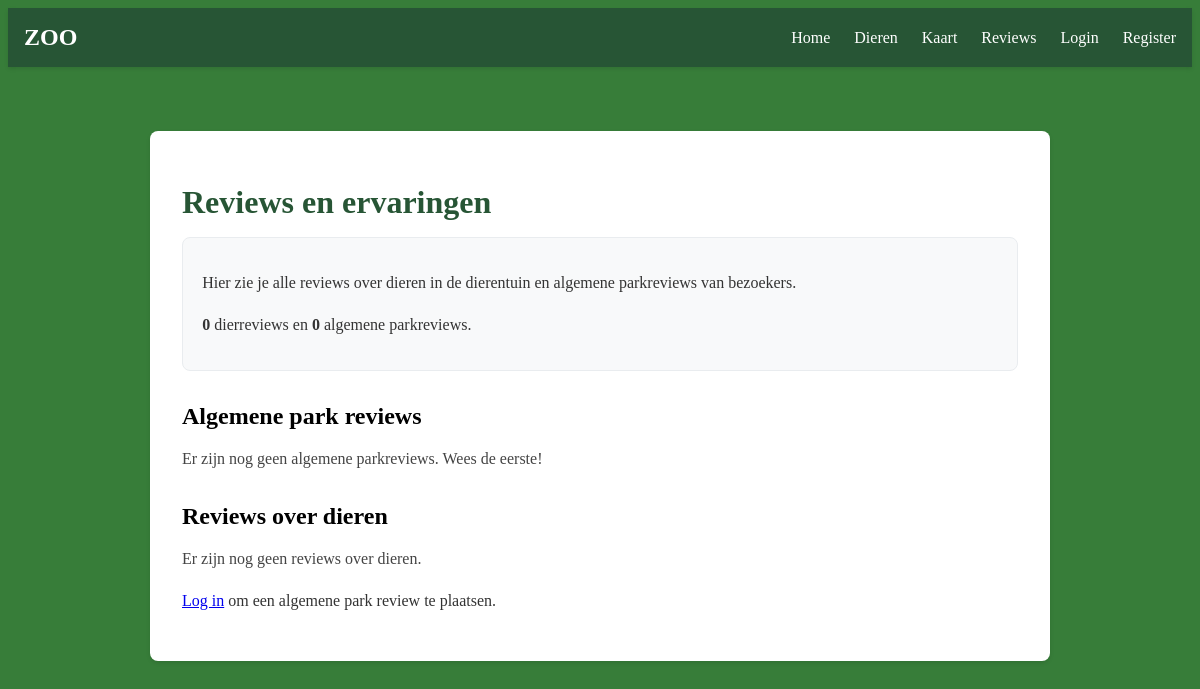
The app's page /reviews, older data.
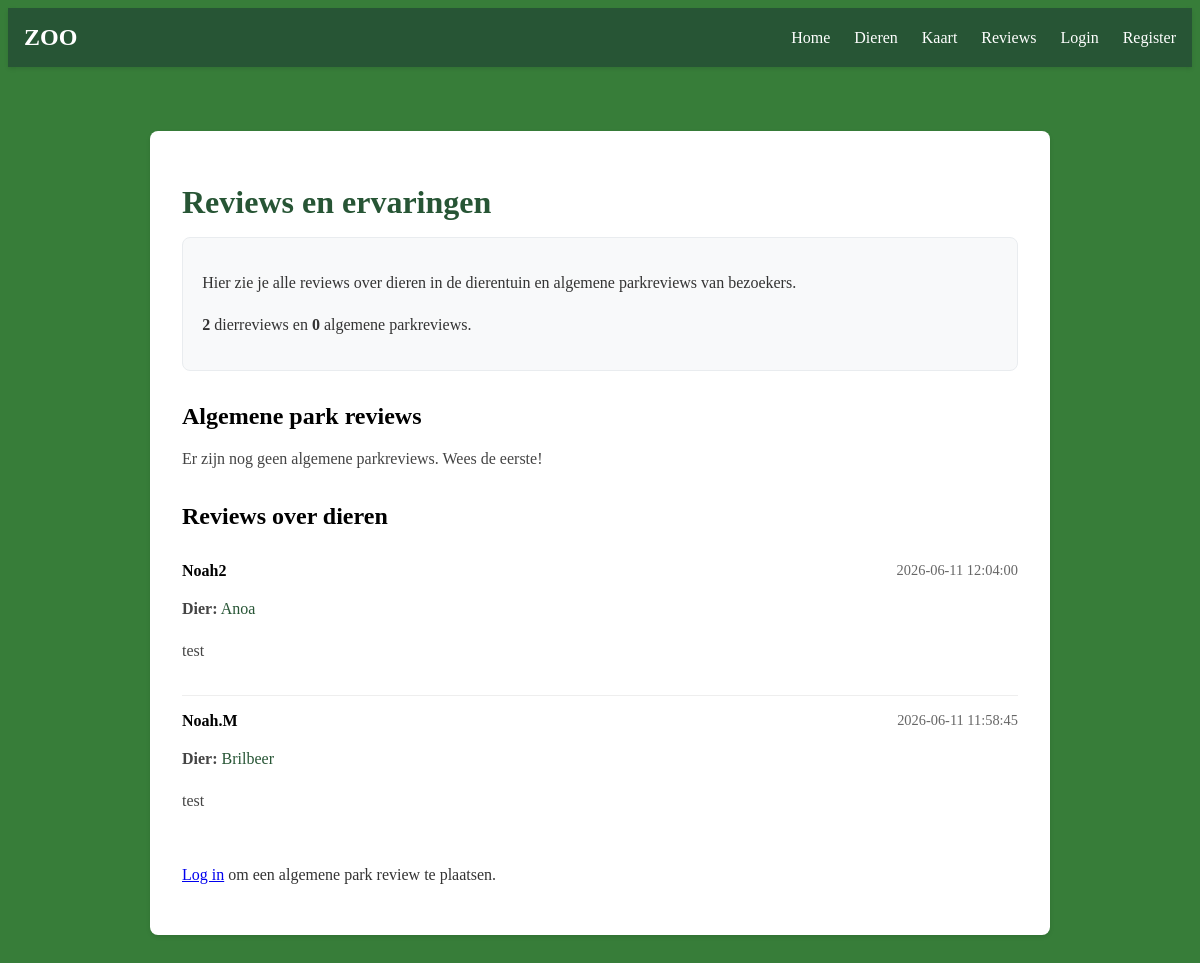
The same page, newer data.
### tables this page shows
CREATE TABLE REVIEWS (
        id INTEGER PRIMARY KEY AUTOINCREMENT,
        user_id INTEGER NOT NULL,
        dier_id INTEGER NOT NULL,
        review TEXT NOT NULL,
        created_at TEXT NOT NULL DEFAULT (datetime('now')),
        FOREIGN KEY (user_id) REFERENCES USERS(id),
        FOREIGN KEY (dier_id) REFERENCES DIEREN(id),
        UNIQUE(user_id, dier_id)
    );

CREATE TABLE USERS (
    id INTEGER PRIMARY KEY AUTOINCREMENT,
    username TEXT UNIQUE NOT NULL,
    password TEXT NOT NULL
);

CREATE TABLE DIEREN (id INTEGER PRIMARY KEY AUTOINCREMENT, naam TEXT, beschrijving TEXT, categorie TEXT, status TEXT, leefgebied TEXT, kenmerken TEXT);

### app.py (the view, shortened to what this page needs)
@app.route("/reviews", methods=["GET", "POST"])
def reviews():
    error = None
    animal_reviews = db.execute(
        "SELECT REVIEWS.id AS review_id, REVIEWS.review, REVIEWS.created_at, REVIEWS.user_id, USERS.username, DIEREN.naam AS dier_naam "
        "FROM REVIEWS "
        "JOIN USERS ON REVIEWS.user_id = USERS.id "
        "JOIN DIEREN ON REVIEWS.dier_id = DIEREN.id "
        "ORDER BY REVIEWS.created_at DESC"
    )
    park_reviews = db.execute(
        "SELECT PARK_REVIEWS.id AS review_id, PARK_REVIEWS.review, PARK_REVIEWS.created_at, PARK_REVIEWS.user_id, USERS.username "
        "FROM PARK_REVIEWS "
        "JOIN USERS ON PARK_REVIEWS.user_id = USERS.id "
        "ORDER BY PARK_REVIEWS.created_at DESC"
    )
    return render_template("reviews.html", animal_reviews=animal_reviews, park_reviews=park_reviews, error=error)

### templates/reviews.html (shortened to what this page needs)
{% extends "layout.html" %}
{% block content %}
<div class="dier-container">
    <div class="dier-content">
        <h1>Reviews en ervaringen</h1>
        <div class="reviews-summary">
            <p>Hier zie je alle reviews over dieren in de dierentuin en algemene parkreviews van bezoekers.</p>
            <p><strong>{{ animal_reviews | length }}</strong> dierreviews en <strong>{{ park_reviews | length }}</strong> algemene parkreviews.</p>
        </div>
        <section class="review-group">
            <h2>Algemene park reviews</h2>
            {% if park_reviews and park_reviews | length > 0 %}
                <ul class="review-list">
                    {% for review in park_reviews %}
                        <li class="review-item">
                            <div class="review-header">
                                <strong>{{ review.username }}</strong>
                                <span class="review-date">{{ review.created_at }}</span>
                            </div>
                            <p>{{ review.review }}</p>
                            {% if session.get('user_id') == review.user_id %}
                                <form method="post" action="/reviews/park/delete" class="review-delete-form">
                                    <input type="hidden" name="review_id" value="{{ review.review_id }}">
                                    <button type="submit" class="delete-review-button">Verwijder review</button>
                                </form>
                                <a href="/review/{{ review.review_id }}/edit" class="edit-review-link">Bewerk review</a>
                            {% endif %}
                        </li>
                    {% endfor %}
                </ul>
            {% else %}
                <p>Er zijn nog geen algemene parkreviews. Wees de eerste!</p>
            {% endif %}
        </section>
        <section class="review-group">
            <h2>Reviews over dieren</h2>
            {% if animal_reviews and animal_reviews | length > 0 %}
                <ul class="review-list">
                    {% for review in animal_reviews %}
                        <li class="review-item">
                            <div class="review-header">
                                <strong>{{ review.username }}</strong>
                                <span class="review-date">{{ review.created_at }}</span>
                            </div>
                            <p><strong>Dier:</strong> <a href="/dier/{{ review.dier_naam }}">{{ review.dier_naam }}</a></p>
                            <p>{{ review.review }}</p>
                        </li>
                    {% endfor %}
                </ul>
            {% else %}
                <p>Er zijn nog geen reviews over dieren.</p>
            {% endif %}
        </section>
        <div class="review-form-container">
            {% if session.get('user_id') %}
                <p>Ingelogd als <strong>{{ session.get('username') }}</strong></p>
                <h3>Laat een algemene park review achter</h3>
                {% if error %}
                    <p class="error">{{ error }}</p>
                {% endif %}
                <form method="post">
                    <textarea name="review" rows="5" placeholder="Vertel ons wat je van het park vindt..." required></textarea>
                    <button type="submit">Plaats algemene review</button>
                </form>
            {% else %}
                <p><a href="/login">Log in</a> om een algemene park review te plaatsen.</p>
            {% endif %}
        </div>
    </div>
</div>
{% endblock %}

### templates/layout.html (shortened to what this page needs)
<!DOCTYPE html>
<html lang="nl">
<head>
    <link rel="stylesheet" href="/static/style.css">
</head>
<body>
    <nav class="navbar">
        <div class="nav-container">
            <h2 class="nav-title">ZOO</h2>
            <div class="nav-links">
                <a href="/">Home</a>
                <a href="/Dieren">Dieren</a>
                <a href="/Kaart">Kaart</a>
                <a href="/reviews">Reviews</a>
                {% if session.get('username') %}
                    <a href="/profile" class="user-welcome">Welkom, {{ session['username'] }}!</a>
                    <a href="/logout" class="nav-logout">Logout</a>
                {% else %}
                    <a href="/login">Login</a>
                    <a href="/register">Register</a>
                {% endif %}
            </div>
        </div>
    </nav>
    {% block content %}
    {% endblock %}
</body>
</html>

### static/style.css (style rules this page uses)
body { background-color: rgb(55, 125, 57); }
.navbar { background-color: rgb(39, 85, 53); padding: 1rem 0; box-shadow: 0 2px 4px rgba(0,0,0,0.1); margin-bottom: 2rem; }
.nav-container { max-width: 1200px; margin: 0 auto; padding: 0 1rem; display: flex; justify-content: space-between; align-items: center; }
.nav-title { margin: 0; color: white; font-size: 1.5rem; }
.nav-links { display: flex; gap: 1.5rem; align-items: center; }
.nav-links a { color: white; text-decoration: none; font-weight: 500; transition: color 0.3s ease; }
.dier-container { max-width: 900px; margin: 0 auto; padding: 2rem; }
.dier-content { background-color: white; padding: 2rem; border-radius: 8px; box-shadow: 0 2px 4px rgba(0,0,0,0.1); }
.dier-content h1 { color: rgb(39, 85, 53); margin-bottom: 1rem; }
.dier-content p { color: #333; line-height: 1.6; }
.review-list { list-style: none; padding: 0; margin: 1rem 0; }
.review-item { padding: 1rem 0; border-bottom: 1px solid #eee; }
.review-item:last-child { border-bottom: none; }
.review-header { display: flex; justify-content: space-between; gap: 1rem; margin-bottom: 0.5rem; flex-wrap: wrap; }
.review-date { color: #666; font-size: 0.9rem; }
.reviews-summary { background-color: #f8f9fa; padding: 1rem 1.2rem; border-radius: 8px; margin-bottom: 1.5rem; border: 1px solid #e9ecef; }
.review-group { margin-top: 2rem; }
.review-group h2 { margin-bottom: 0.75rem; }
.review-group p { color: #444; line-height: 1.6; }
.review-group a { color: rgb(39, 85, 53); text-decoration: none; }

Row changes from the older to the newer data that the page shows:
added REVIEWS: username "Noah2", created_at "2026-06-11 12:04:00", dier_naam "Anoa", review "test"
added REVIEWS: username "Noah.M", created_at "2026-06-11 11:58:45", dier_naam "Brilbeer", review "test"
Text that changed along with them:
{{ animal_reviews | length }}: "0" → "2"
text no longer shown: "Er zijn nog geen reviews over dieren."
